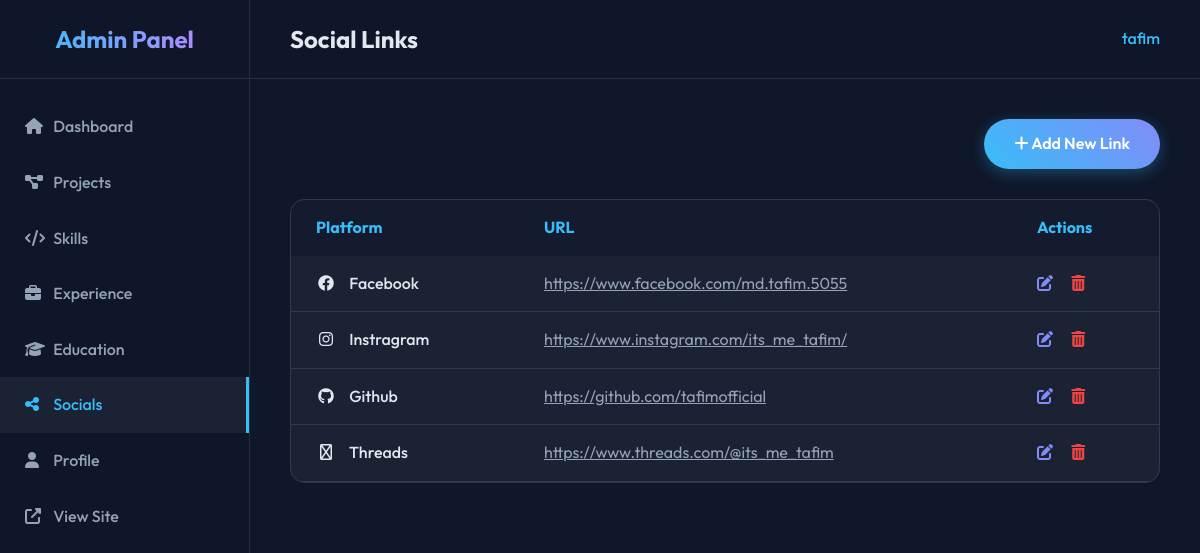
The page /dashboard/socials/ (signed in) on the database its author committed.
### portfolio/models.py (models this page shows, shortened)
class SocialLink(models.Model):
    platform = models.CharField(max_length=50)
    url = models.URLField()
    icon_class = models.CharField(max_length=100, help_text="FontAwesome or RemixIcon class")

### portfolio/views.py (the view)
# urls.py: path('dashboard/socials/', social_link_list, name='social_link_list'),
@login_required
@user_passes_test(is_superuser)
def social_link_list(request):
    social_links = SocialLink.objects.all()
    return render(request, 'portfolio/admin/social_link_list.html', {'social_links': social_links})

### portfolio/views.py (called while the page is built)
def is_superuser(user):
    return user.is_superuser

### portfolio/templates/portfolio/admin/social_link_list.html
{% extends 'portfolio/admin/admin_base.html' %}
{% block header_title %}Social Links{% endblock %}
{% block content %}
<div class="action-bar" style="margin-bottom: 30px; display: flex; justify-content: flex-end;">
    <a href="{% url 'social_link_create' %}" class="btn btn-primary"><i class="fas fa-plus"></i> Add New Link</a>
</div>
<div class="table-container" style="background: var(--glass-bg); border-radius: 15px; overflow: hidden; border: 1px solid var(--glass-border);">
    <table style="width: 100%; border-collapse: collapse;">
        <thead>
            <tr style="background: rgba(15, 23, 42, 0.6); text-align: left;">
                <th style="padding: 15px 25px; color: var(--primary-color);">Platform</th>
                <th style="padding: 15px 25px; color: var(--primary-color);">URL</th>
                <th style="padding: 15px 25px; color: var(--primary-color);">Actions</th>
            </tr>
        </thead>
        <tbody>
            {% for link in social_links %}
            <tr style="border-bottom: 1px solid var(--glass-border); transition: background 0.3s;" onmouseover="this.style.background='rgba(30, 41, 59, 0.5)'" onmouseout="this.style.background='transparent'">
                <td style="padding: 15px 25px; font-weight: 500;">
                    <i class="{{ link.icon_class }}" style="margin-right: 10px; width: 20px; text-align: center;"></i>
                    {{ link.platform }}
                </td>
                <td style="padding: 15px 25px; color: #94a3b8;"><a href="{{ link.url }}" target="_blank" style="color: inherit; text-decoration: underline;">{{ link.url }}</a></td>
                <td style="padding: 15px 25px;">
                    <a href="{% url 'social_link_update' link.pk %}" style="color: var(--secondary-color); margin-right: 15px;" title="Edit"><i class="fas fa-edit"></i></a>
                    <a href="{% url 'social_link_delete' link.pk %}" style="color: #ef4444;" title="Delete"><i class="fas fa-trash-alt"></i></a>
                </td>
            </tr>
            {% empty %}
            <tr>
                <td colspan="3" style="padding: 30px; text-align: center; color: #94a3b8;">No social links found.</td>
            </tr>
            {% endfor %}
        </tbody>
    </table>
</div>
{% endblock %}

### portfolio/templates/portfolio/admin/admin_base.html (shortened to what this page needs)
{% load static %}
<!DOCTYPE html>
<html lang="en">
<head>
    <link rel="stylesheet" href="https://cdnjs.cloudflare.com/ajax/libs/font-awesome/6.4.0/css/all.min.css">
    <link rel="stylesheet" href="{% static 'css/styles.css' %}">
    <link rel="stylesheet" href="{% static 'css/admin.css' %}">
    <link href="https://unpkg.com/aos@2.3.1/dist/aos.css" rel="stylesheet">
</head>
<body>
    <div class="admin-container">
        <aside class="sidebar">
            <div class="sidebar-header">
                <h2>Admin Panel</h2>
            </div>
            <ul class="sidebar-menu">
                <li><a href="{% url 'dashboard' %}" class="{% if request.resolver_match.url_name == 'dashboard' %}active{% endif %}"><i class="fas fa-home"></i> Dashboard</a></li>
                <li><a href="{% url 'project_list' %}" class="{% if 'project' in request.resolver_match.url_name %}active{% endif %}"><i class="fas fa-project-diagram"></i> Projects</a></li>
                <li><a href="{% url 'skill_list' %}" class="{% if 'skill' in request.resolver_match.url_name %}active{% endif %}"><i class="fas fa-code"></i> Skills</a></li>
                <li><a href="{% url 'experience_list' %}" class="{% if 'experience' in request.resolver_match.url_name %}active{% endif %}"><i class="fas fa-briefcase"></i> Experience</a></li>
                <li><a href="{% url 'education_list' %}" class="{% if 'education' in request.resolver_match.url_name %}active{% endif %}"><i class="fas fa-graduation-cap"></i> Education</a></li>
                <li><a href="{% url 'social_link_list' %}" class="{% if 'social' in request.resolver_match.url_name %}active{% endif %}"><i class="fas fa-share-alt"></i> Socials</a></li>
                <li><a href="{% url 'profile_update' %}" class="{% if 'profile' in request.resolver_match.url_name %}active{% endif %}"><i class="fas fa-user"></i> Profile</a></li>
                <li><a href="{% url 'home' %}" target="_blank"><i class="fas fa-external-link-alt"></i> View Site</a></li>
            </ul>
        </aside>
        <main class="main-content">
            <header class="admin-header" data-aos="fade-down">
                <h3>{% block header_title %}Dashboard{% endblock %}</h3>
                <div class="user-info">
                    <span>{{ request.user.username }}</span>
                </div>
            </header>
            <div class="content-wrapper">
                {% block content %}{% endblock %}
            </div>
        </main>
    </div>
</body>
</html>

### static/css/styles.css (style rules this page uses)
:root { --bg-color: #0f172a; --text-color: #e2e8f0; --primary-color: #38bdf8; --secondary-color: #818cf8; --accent-color: #c084fc; --glass-bg: rgba(255, 255, 255, 0.05); --glass-border: rgba(255, 255, 255, 0.1); --card-bg: rgba(30, 41, 59, 0.7); --nav-bg: rgba(15, 23, 42, 0.8); }
* { margin: 0; padding: 0; box-sizing: border-box; }
body { font-family: 'Outfit', sans-serif; background-color: var(--bg-color); color: var(--text-color); line-height: 1.6; overflow-x: hidden; }
html { scroll-behavior: smooth; }
a { text-decoration: none; color: inherit; transition: all 0.3s ease; }
ul { list-style: none; }
.btn { display: inline-block; padding: 12px 30px; border-radius: 50px; font-weight: 600; cursor: pointer; transition: transform 0.3s, box-shadow 0.3s; }
.btn-primary { background: linear-gradient(45deg, var(--primary-color), var(--secondary-color)); color: #fff; box-shadow: 0 4px 15px rgba(56, 189, 248, 0.3); }

### static/css/admin.css (style rules this page uses)
.admin-container { display: flex; min-height: 100vh; }
.sidebar { width: 250px; background: var(--nav-bg); border-right: 1px solid var(--glass-border); backdrop-filter: blur(10px); display: flex; flex-direction: column; position: fixed; height: 100vh; }
.sidebar-header { padding: 20px; text-align: center; border-bottom: 1px solid var(--glass-border); }
.sidebar-header h2 { background: linear-gradient(to right, var(--primary-color), var(--accent-color)); -webkit-background-clip: text; background-clip: text; -webkit-text-fill-color: transparent; font-size: 1.5rem; }
.sidebar-menu { flex: 1; padding: 20px 0; }
.sidebar-menu li a { display: block; padding: 15px 25px; color: #94a3b8; transition: all 0.3s; font-weight: 500; }
.sidebar-menu li a:hover, .sidebar-menu li a.active { color: var(--primary-color); background: var(--glass-bg); border-right: 3px solid var(--primary-color); }
.sidebar-menu li a i { width: 25px; }
.main-content { flex: 1; margin-left: 250px; display: flex; flex-direction: column; }
.admin-header { padding: 20px 40px; background: var(--nav-bg); border-bottom: 1px solid var(--glass-border); display: flex; justify-content: space-between; align-items: center; backdrop-filter: blur(10px); }
.admin-header h3 { font-size: 1.5rem; color: var(--text-color); }
.user-info { color: var(--primary-color); font-weight: 500; }
.content-wrapper { padding: 40px; flex: 1; overflow-y: auto; }

### rows shown on the page
SocialLink: platform "Facebook", url "https://www.facebook.com/md.tafim.5055"
SocialLink: platform "Instragram", url "https://www.instagram.com/its_me_tafim/"
SocialLink: platform "Github", url "https://github.com/tafimofficial"
SocialLink: platform "Threads", url "https://www.threads.com/@its_me_tafim"

### other values the page prints
{{ request.user.username }} "tafim"
